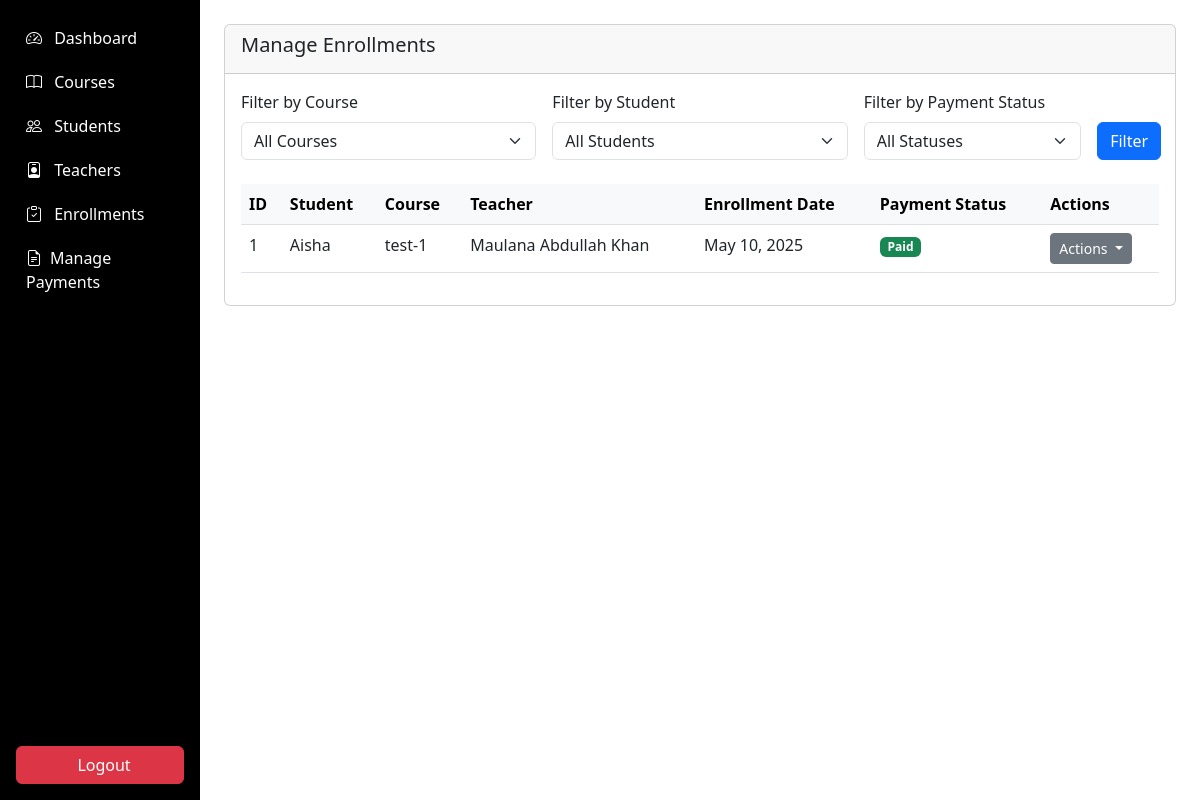
The app's page /admin/enrollments/manage_enrollments.php (signed in), older data.
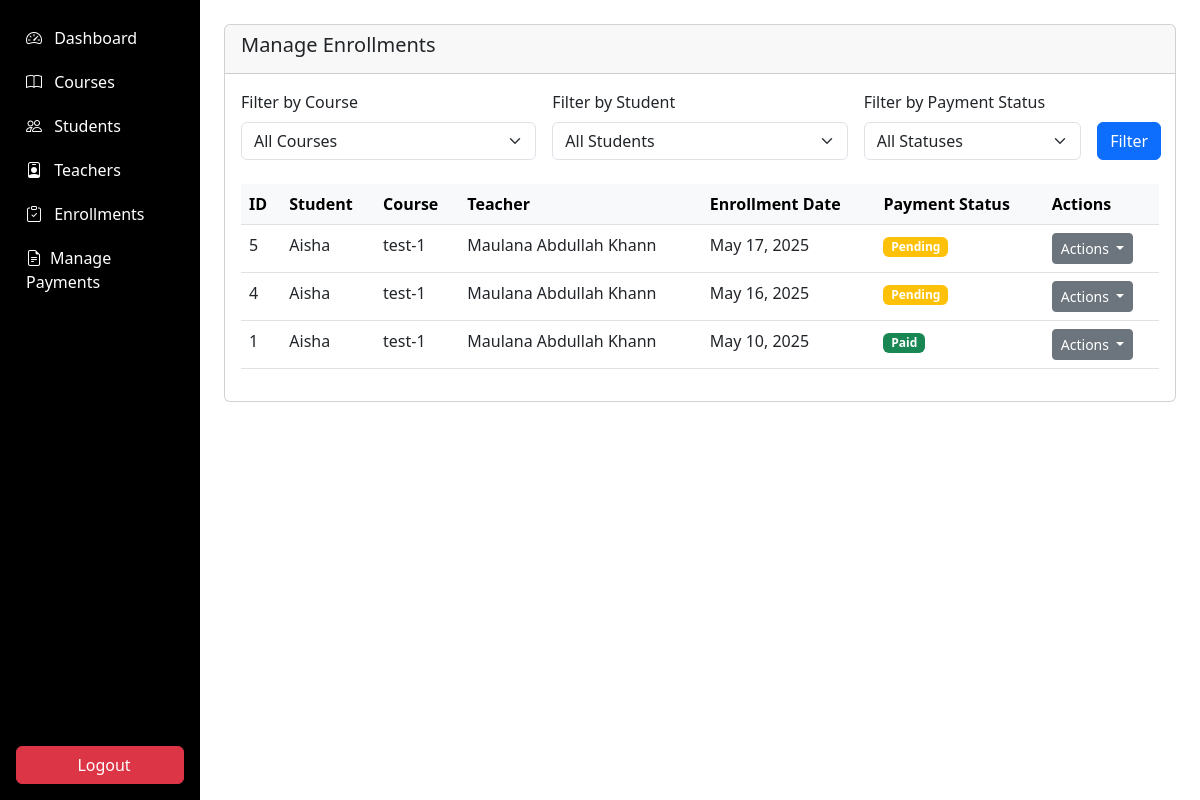
The same page, newer data.
### tables this page shows
CREATE TABLE `enrollments` (
  `enrollment_id` int(11) NOT NULL,
  `student_id` int(11) NOT NULL,
  `course_id` int(11) NOT NULL,
  `enrollment_date` timestamp NOT NULL DEFAULT current_timestamp(),
  `completion_status` enum('not_started','in_progress','completed') DEFAULT 'not_started',
  `payment_status` enum('pending','paid','failed') DEFAULT 'pending',
  `transaction_id` varchar(100) DEFAULT NULL
);

CREATE TABLE `students` (
  `student_id` int(11) NOT NULL,
  `user_id` int(11) NOT NULL,
  `full_name` varchar(100) NOT NULL,
  `address` text DEFAULT NULL,
  `contact_number` varchar(20) DEFAULT NULL,
  `parent_name` varchar(100) DEFAULT NULL,
  `parent_contact` varchar(20) DEFAULT NULL,
  `previous_education` text DEFAULT NULL,
  `profile_image` varchar(255) DEFAULT NULL
);

CREATE TABLE `courses` (
  `course_id` int(11) NOT NULL,
  `title` varchar(100) NOT NULL,
  `description` text DEFAULT NULL,
  `image_url` varchar(255) DEFAULT NULL,
  `teacher_id` int(11) DEFAULT NULL,
  `duration` varchar(50) DEFAULT NULL,
  `price` decimal(10,2) DEFAULT NULL,
  `is_featured` tinyint(1) DEFAULT 0,
  `created_at` timestamp NOT NULL DEFAULT current_timestamp(),
  `updated_at` timestamp NOT NULL DEFAULT current_timestamp() ON UPDATE current_timestamp(),
  `is_deleted` tinyint(1) DEFAULT 0,
  `status` enum('draft','ready','started','completed') DEFAULT 'draft'
);

CREATE TABLE `teachers` (
  `teacher_id` int(11) NOT NULL,
  `user_id` int(11) NOT NULL,
  `full_name` varchar(100) NOT NULL,
  `specialization` varchar(100) DEFAULT NULL,
  `bio` text DEFAULT NULL,
  `qualifications` text DEFAULT NULL,
  `contact_number` varchar(20) DEFAULT NULL,
  `profile_image` varchar(255) DEFAULT NULL
);

### admin/enrollments/manage_enrollments.php (the view, shortened to what the changed rows need)
<?php
require_once '../../includes/auth.php';
$query = "
    SELECT e.*,
           s.full_name as student_name,
           c.title as course_title,
           t.full_name as teacher_name
    FROM enrollments e
    JOIN students s ON e.student_id = s.student_id
    JOIN courses c ON e.course_id = c.course_id
    LEFT JOIN teachers t ON c.teacher_id = t.teacher_id
    WHERE 1=1
";
$params = [];
$query .= " ORDER BY e.enrollment_date DESC";
$stmt = $db->prepare($query);
$stmt->execute($params);
$enrollments = $stmt->fetchAll();
?>
<!DOCTYPE html>
<html lang="en">
<head>
</head>
<body>
   <div class="container-fluid">
  <div class="row">
      <?php include '../includes/sidebar.php'; ?>
        <main class="col-md-10 ms-sm-auto p-4">
            <div>
                <div class="card mb-4">
                    <div class="card-body">
                        <div class="table-responsive">
                            <table class="table table-hover">
                                <thead class="table-light">
                                    <tr>
                                        <th>ID</th>
                                        <th>Student</th>
                                        <th>Course</th>
                                        <th>Teacher</th>
                                        <th>Enrollment Date</th>
                                        <th>Payment Status</th>
                                        <th>Actions</th>
                                    </tr>
                                </thead>
                                <tbody>
                                    <?php foreach ($enrollments as $enrollment): ?>
                                    <tr>
                                        <td><?= $enrollment['enrollment_id'] ?></td>
                                        <td><?= htmlspecialchars($enrollment['student_name']) ?></td>
                                        <td><?= htmlspecialchars($enrollment['course_title']) ?></td>
                                        <td><?= htmlspecialchars($enrollment['teacher_name'] ?? 'N/A') ?></td>
                                        <td><?= date('M d, Y', strtotime($enrollment['enrollment_date'])) ?></td>
                                        <td>
                                            <span class="badge bg-<?=
                                                $enrollment['payment_status'] === 'paid' ? 'success' :
                                                ($enrollment['payment_status'] === 'failed' ? 'danger' : 'warning')
                                            ?>">
                                                <?= ucfirst($enrollment['payment_status']) ?>
                                            </span>
                                        </td>
                                        <td>
                                            <div class="dropdown">
                                                <button class="btn btn-sm btn-secondary dropdown-toggle" type="button" data-bs-toggle="dropdown">
                                                    Actions
                                                </button>
                                            </div>
                                        </td>
                                    </tr>
                                    <?php endforeach; ?>
                                </tbody>
                            </table>
                        </div>
                    </div>
                </div>
            </div>
                                    </main>
        </div>
    </div>
</body>
</html>

Row changes from the older to the newer data that the page shows:
added enrollments: enrollment_id "5", student.full_name "Aisha", course.title "test-1", teachers.full_name "Maulana Abdullah Khann", enrollment_date "May 17, 2025", payment_status "Pending"
added enrollments: enrollment_id "4", student.full_name "Aisha", course.title "test-1", teachers.full_name "Maulana Abdullah Khann", enrollment_date "May 16, 2025", payment_status "Pending"
changed through a linked row, enrollments "May 10, 2025": teachers.full_name "Maulana Abdullah Khan" → "Maulana Abdullah Khann"
